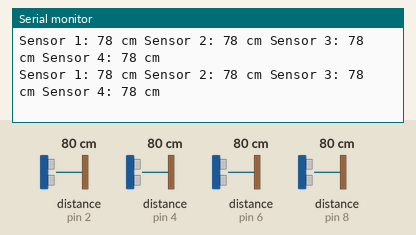
The sketch below on a simulated Arduino Uno, built with avr-gcc and run on an emulated ATmega328P. On the bench: the last lines printed to the serial monitor. Wiring (inferred from the names in the program): 4 × ultrasonic range finder: trigger pin 3, echo pin 2 / trigger pin 5, echo pin 4 / trigger pin 7, echo pin 6 / trigger pin 9, echo pin 8. The test bench sets the inputs (shaded band); at power-on: distance to the obstacle (sensors on pin 2, pin 4, pin 6, pin 8) 80 cm. The echo pulse lasts 58.3 µs per cm.

Above: at 1.2 s.
1.3 s: distance to the obstacle (sensor on pin 2) set to 18 cm
At 2.0 s:
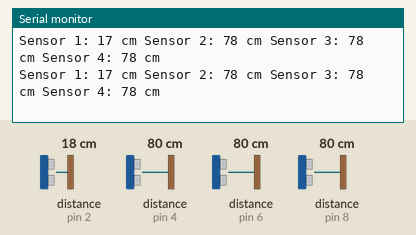
4.3 s: distance to the obstacle (sensor on pin 4) set to 120 cm
At 5.1 s:
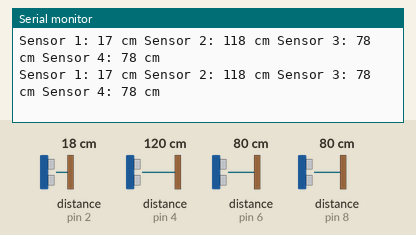
7.3 s: distance to the obstacle (sensor on pin 6) set to 4 cm
At 7.9 s:
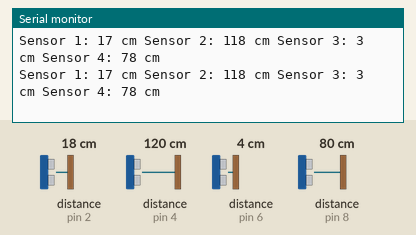
10.3 s: distance to the obstacle (sensor on pin 8) set to 4 cm
At 11.2 s:
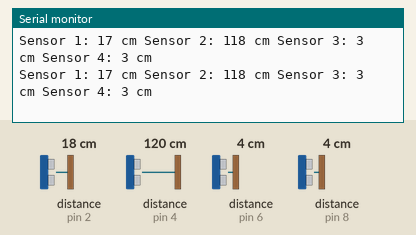
13.3 s: distance to the obstacle (sensor on pin 2) set to 2 cm
At 13.8 s:
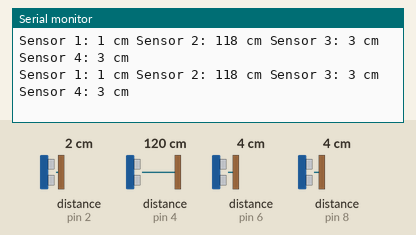
16.3 s: distance to the obstacle (sensor on pin 4) set to 2 cm
At 17.3 s:
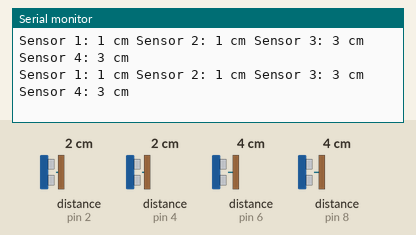
Timing chart, 0 to 19.3 s (numbered marks = the images above; inputs shaded):
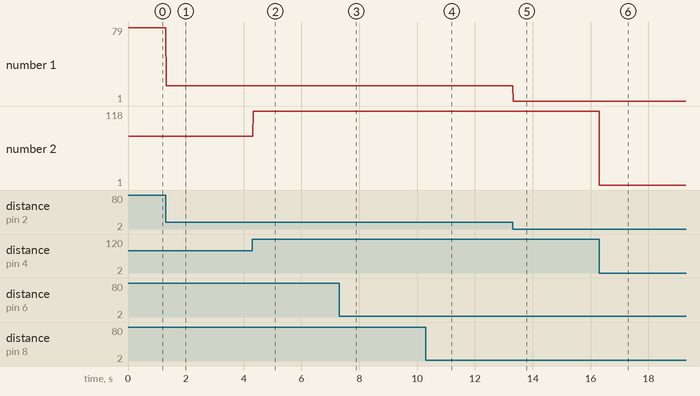

The sketch:

ultrasound_test.ino
```cpp
// ---------------------------------------------------------------- //
// Arduino Ultrasoninc Sensor HC-SR04
// Re-writed by Arbi Abdul Jabbaar
// Expanded to Accomodate 4 sensors by Natalie Hogue
// Using Arduino IDE 1.8.7
// Using HC-SR04 Module, compatible with RCWL-1601 Moudle
// Tested on 17 September 2019
// Updated by Natalie Hogue on 20 September 2022
// ---------------------------------------------------------------- //
//Pin Def for Sensor 1
#define echoOne 2
#define trigOne 3

//Pin Def for Sensor 2
#define echoTwo 4
#define trigTwo 5

//Pin Def for Sensor 3
#define echoTre 6
#define trigTre 7

//Pin Def for Sensor 4
#define echoFor 8
#define trigFor 9

// defines Duration variables
long durOne; // variable for the duration of sound wave travel
long durTwo; // variable for the duration of sound wave travel
long durTre; // variable for the duration of sound wave travel
long durFor; // variable for the duration of sound wave travel

int distOne; // variable for the distance measurement
int distTwo; // variable for the distance measurement
int distTre; // variable for the distance measurement
int distFor; // variable for the distance measurement

void setup() {
  pinMode(trigOne, OUTPUT); // Sets the trigOne as an OUTPUT
  pinMode(echoOne, INPUT); // Sets the echoOne as an INPUT

  pinMode(trigTwo, OUTPUT); // Sets the trigOne as an OUTPUT
  pinMode(echoTwo, INPUT); // Sets the echoOne as an INPUT

  pinMode(trigTre, OUTPUT); // Sets the trigOne as an OUTPUT
  pinMode(echoTre, INPUT); // Sets the echoOne as an INPUT

  pinMode(trigFor, OUTPUT); // Sets the trigOne as an OUTPUT
  pinMode(echoFor, INPUT); // Sets the echoOne as an INPUT


  Serial.begin(115200); // // Serial Communication is starting with 115200 of baudrate speed
  Serial.println("Ultrasonic Sensor RCWL-1601 Test"); // print some text in Serial Monitor
  Serial.println("with Arduino UNO R3");
}
void loop() {
  // Clears the trigPin condition
  digitalWrite(trigOne, LOW);
  digitalWrite(trigTwo, LOW);
  digitalWrite(trigTre, LOW);
  digitalWrite(trigFor, LOW);
    delayMicroseconds(2);

 //read loop for Sensor 1
  digitalWrite(trigOne, HIGH);  // Sets the trigOne HIGH (ACTIVE) for 10 microseconds
   delayMicroseconds(10);
  digitalWrite(trigOne, LOW);  // Set trigOne LOW
  durOne = pulseIn(echoOne, HIGH); // read echo

   //read loop for Sensor 2
  digitalWrite(trigTwo, HIGH);  // Sets the trigOne HIGH (ACTIVE) for 10 microseconds
   delayMicroseconds(10);
  digitalWrite(trigTwo, LOW);  // Set trigOne LOW
  durTwo = pulseIn(echoTwo, HIGH); // read echo

   //read loop for Sensor 3
  digitalWrite(trigTre, HIGH);  // Sets the trigOne HIGH (ACTIVE) for 10 microseconds
   delayMicroseconds(10);
  digitalWrite(trigTre, LOW);  // Set trigOne LOW
  durTre = pulseIn(echoTre, HIGH); // read echo

   //read loop for Sensor 4
  digitalWrite(trigFor, HIGH);  // Sets the trigOne HIGH (ACTIVE) for 10 microseconds
   delayMicroseconds(10);
  digitalWrite(trigFor, LOW);  // Set trigOne LOW
  durFor = pulseIn(echoFor, HIGH); // read echo


  // Calculating the distance
  distOne = durOne * 0.034 / 2; // Speed of sound wave divided by 2 (go and back)
  distTwo = durTwo * 0.034 / 2; // Speed of sound wave divided by 2 (go and back)
  distTre = durTre * 0.034 / 2; // Speed of sound wave divided by 2 (go and back)
  distFor = durFor * 0.034 / 2; // Speed of sound wave divided by 2 (go and back)

  // Displays the distance on the Serial Monitor
  Serial.print("Sensor 1: ");
  Serial.print(distOne);
  Serial.print(" cm");

  Serial.print(" Sensor 2: ");
  Serial.print(distTwo);
  Serial.print(" cm");

  Serial.print(" Sensor 3: ");
  Serial.print(distTre);
  Serial.print(" cm");

  Serial.print(" Sensor 4: ");
  Serial.print(distFor);
  Serial.println(" cm");
}
```

Measured:
- after the input at 1.3 s, the serial monitor: prints a new line at once (image 1)
- after the input at 4.3 s, the serial monitor: prints a new line at once (image 2)
- after the input at 7.3 s, the serial monitor: prints a new line at once (image 3)
- after the input at 10.3 s, the serial monitor: prints a new line at once (image 4)
- after the input at 13.3 s, the serial monitor: prints a new line at once (image 5)
- after the input at 16.3 s, the serial monitor: prints a new line at once (image 6)
- plotted number 1: 78 → 17 after the input at 1.3 s
- plotted number 2: 78 → 118 after the input at 4.3 s
